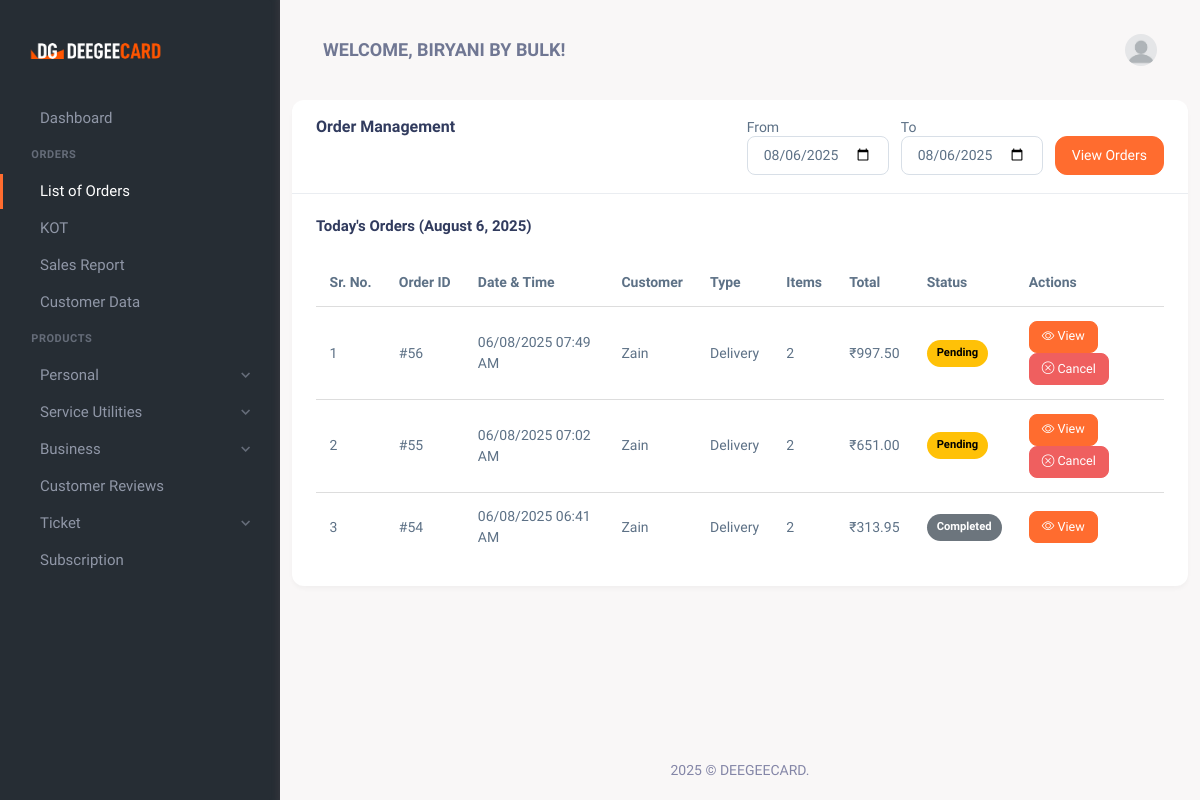
/orders.php (signed in), run on an earlier commit of the app's database.
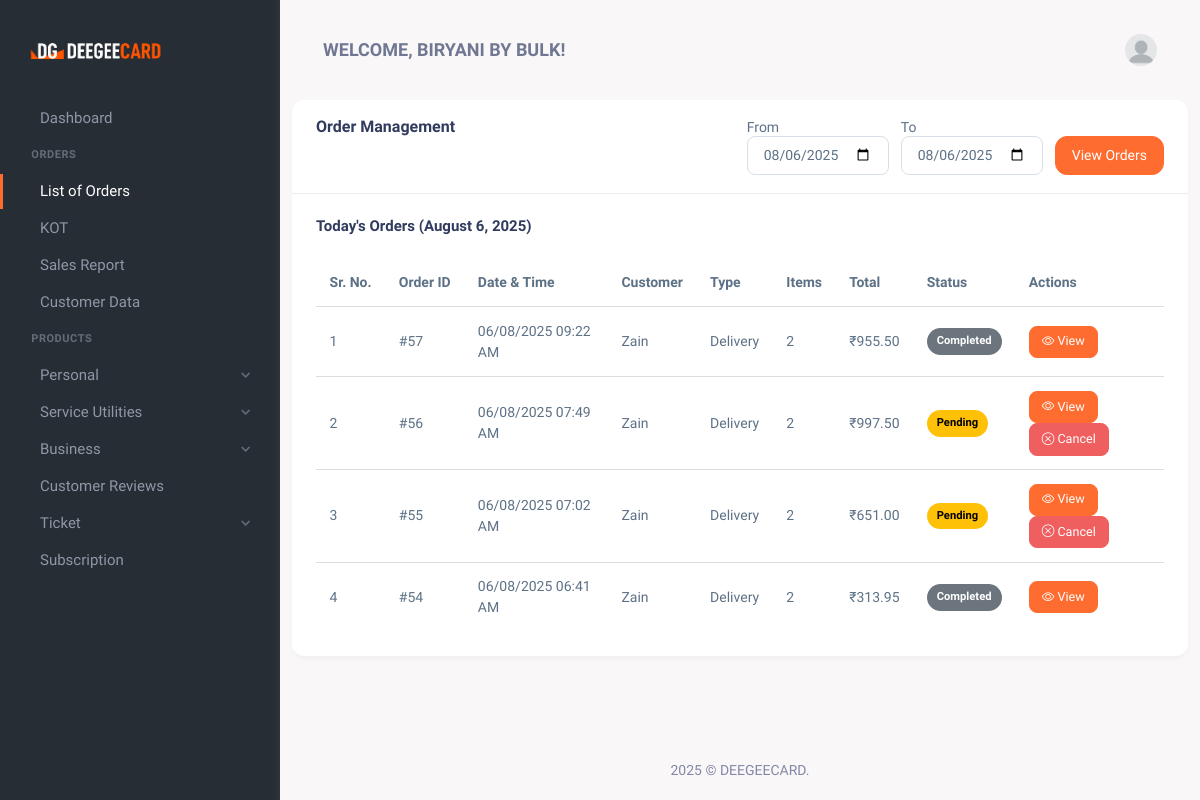
And on a later commit of the database.
### tables this page shows
CREATE TABLE `users` (
  `id` int(11) NOT NULL,
  `Name` varchar(100) NOT NULL,
  `Email` varchar(100) NOT NULL,
  `Password` varchar(255) NOT NULL,
  `role` enum('admin','user','sales_person') NOT NULL DEFAULT 'user',
  `created_at` timestamp NOT NULL DEFAULT CURRENT_TIMESTAMP,
  `updated_at` timestamp NOT NULL DEFAULT CURRENT_TIMESTAMP ON UPDATE CURRENT_TIMESTAMP,
  `phone` varchar(15) NOT NULL,
  `address` text NOT NULL,
  `is_trial` tinyint(1) DEFAULT '0',
  `trial_start` datetime DEFAULT NULL,
  `trial_end` datetime DEFAULT NULL
);

CREATE TABLE `orders` (
  `order_id` int(11) NOT NULL,
  `user_id` int(11) NOT NULL,
  `customer_name` varchar(100) NOT NULL,
  `customer_phone` varchar(20) NOT NULL,
  `order_type` enum('delivery','dining') NOT NULL,
  `delivery_address` text,
  `table_number` varchar(20) DEFAULT NULL,
  `order_notes` text,
  `subtotal` decimal(10,2) NOT NULL,
  `discount_amount` decimal(10,2) DEFAULT '0.00',
  `discount_type` varchar(50) DEFAULT NULL,
  `gst_amount` decimal(10,2) DEFAULT '0.00',
  `delivery_charge` decimal(10,2) DEFAULT '0.00',
  `total_amount` decimal(10,2) NOT NULL,
  `status` enum('Pending','Confirmed','Preparing','Ready','Completed','Cancelled') NOT NULL DEFAULT 'Pending',
  `created_at` timestamp NOT NULL DEFAULT CURRENT_TIMESTAMP,
  `updated_at` timestamp NOT NULL DEFAULT CURRENT_TIMESTAMP ON UPDATE CURRENT_TIMESTAMP
);

### orders.php (the view, shortened to what the rows shown need)
<?php
require 'db_connection.php';
$user_id = $_SESSION['user_id'];
$from_date = isset($_GET['from_date']) ? $_GET['from_date'] : date('Y-m-d');
$to_date = isset($_GET['to_date']) ? $_GET['to_date'] : date('Y-m-d');
$sql = "SELECT name, email, phone, address, role FROM users WHERE id = ?";
$stmt = $conn->prepare($sql);
$stmt->bind_param("i", $user_id);
$stmt->execute();
$stmt->bind_result($user_name, $email, $phone, $address, $role);
$page = isset($_GET['page']) ? (int)$_GET['page'] : 1;
$per_page = 200;
$offset = ($page - 1) * $per_page;
$orders_sql = "SELECT
    o.order_id,
    o.customer_name,
    o.customer_phone,
    o.order_type,
    o.delivery_address,
    o.table_number,
    o.status,
    o.subtotal,
    o.discount_amount,
    o.discount_type,
    o.gst_amount,
    o.delivery_charge,
    o.total_amount,
    o.created_at,
    o.order_notes,
    COUNT(oi.item_id) as item_count
FROM orders o
LEFT JOIN order_items oi ON o.order_id = oi.order_id
WHERE o.user_id = ? AND DATE(o.created_at) BETWEEN ? AND ?
GROUP BY o.order_id
ORDER BY o.created_at DESC
LIMIT ? OFFSET ?";
$orders_stmt = $conn->prepare($orders_sql);
$orders_stmt->bind_param("issii", $user_id, $from_date, $to_date, $per_page, $offset);
$orders_stmt->execute();
$result = $orders_stmt->get_result();
$orders = [];
while ($order = $result->fetch_assoc()) {
    $items_sql = "SELECT product_name, price, quantity FROM order_items WHERE order_id = ?";
    $items_stmt = $conn->prepare($items_sql);
    $items_stmt->bind_param("i", $order['order_id']);
    $items_stmt->execute();
    $items_result = $items_stmt->get_result();
    $order['items'] = $items_result->fetch_all(MYSQLI_ASSOC);
    $orders[] = $order;
}
?>
<!DOCTYPE html>
<html lang="en">
<head>
    <link href="assets/css/vendor.min.css" rel="stylesheet" />
    <link href="assets/css/icons.min.css" rel="stylesheet" />
    <link href="assets/css/app.min.css" rel="stylesheet" />
    <link href="assets/css/style.css?<?php echo time(); ?>" rel="stylesheet" />
    <link rel="stylesheet" href="https://cdn.jsdelivr.net/npm/bootstrap-icons@1.8.0/font/bootstrap-icons.css">
</head>
<body>
    <div class="wrapper">
        <?php include 'toolbar.php'; ?>
        <div class="page-content">
            <div class="container">
                <div class="row">
                    <div class="col-12">
                        <div class="card">
                            <div class="card-body">
                                    <?php
                                    $today = date('Y-m-d');
                                    ?>
                                <?php if (empty($orders)): ?>
                                    <div class="alert alert-info">
                                        <?php
                                        if ($from_date == $today && $to_date == $today) {
                                            echo "No orders found for today (" . date('F j, Y', strtotime($from_date)) . ")";
                                        } else {
                                            echo "No orders found from " . date('F j, Y', strtotime($from_date)) . " to " . date('F j, Y', strtotime($to_date));
                                        }
                                        ?>
                                    </div>
                                <?php else: ?>
                                    <div class="table-responsive mobile_table">
                                        <table class="table table-hover mb-0">
                                            <thead>
                                                <tr>
                                                    <th>Sr. No.</th>
                                                    <th>Order ID</th>
                                                    <th>Date & Time</th>
                                                    <th>Customer</th>
                                                    <th>Type</th>
                                                    <th>Items</th>
                                                    <th>Total</th>
                                                    <th>Status</th>
                                                    <th>Actions</th>
                                                </tr>
                                            </thead>
                                            <tbody>
                                                <?php foreach ($orders as $index => $order): ?>
                                                    <tr>
                                                        <td data-label="Sr. No."><?php echo $index + 1 + $offset; ?></td>
                                                        <td data-label="Order ID">#<?php echo htmlspecialchars($order['order_id']); ?></td>
                                                        <td data-label="Date & Time">
                                                            <?php echo date('d/m/Y h:i A', strtotime($order['created_at'])); ?>
                                                        </td>
                                                        <td data-label="Customer"><?php echo htmlspecialchars($order['customer_name']); ?></td>
                                                        <td data-label="Type">
                                                            <?php
                                                            if ($order['order_type'] === 'dining') {
                                                                echo 'Dining - Table ' . htmlspecialchars($order['table_number']);
                                                            } else {
                                                                echo ucfirst(htmlspecialchars($order['order_type']));
                                                            }
                                                            ?>
                                                        </td>
                                                        <td data-label="Items"><?php echo htmlspecialchars($order['item_count']); ?></td>
                                                        <td data-label="Total">₹<?php echo number_format($order['total_amount'], 2); ?></td>
                                                        <td data-label="Status">
                                                            <span class="status-badge status-<?php echo htmlspecialchars($order['status']); ?>">
                                                                <?php echo htmlspecialchars($order['status']); ?>
                                                            </span>
                                                        </td>
                                                        <td data-label="Actions">
                                                            <button class="btn btn-sm btn-primary view-order"
                                                                    data-order-id="<?php echo $order['order_id']; ?>"
                                                                    data-bs-toggle="modal"
                                                                    data-bs-target="#orderModal">
                                                                <i class="bi bi-eye"></i> View
                                                            </button>
                                                            <?php if (in_array($order['status'], ['Pending', 'Confirmed', 'Preparing'])): ?>
                                                                <button class="btn btn-sm btn-danger cancel-order"
                                                                        data-order-id="<?php echo $order['order_id']; ?>">
                                                                    <i class="bi bi-x-circle"></i> Cancel
                                                                </button>
                                                            <?php endif; ?>
                                                        </td>
                                                    </tr>
                                                <?php endforeach; ?>
                                            </tbody>
                                        </table>
                                    </div>
                                <?php endif; ?>
                            </div>
                        </div>
                    </div>
                </div>
            </div>
        </div>
    </div>
</body>
</html>

### toolbar.php (shortened to what the rows shown need)
<header class="topbar">
     <div class="container-fluid">
          <div class="navbar-header">
               <div class="d-flex align-items-center">
                    <div class="topbar-item">
                         <h4 class="fw-bold topbar-button pe-none text-uppercase mb-0">Welcome,
                         <?php echo htmlspecialchars($user_name); ?>!</h4>
                    </div>
               </div>
          </div>
     </div>
</header>

What changed in the data, as far as the page shows it:
added orders: offset "1", order_id "57", created_at "06/08/2025 09:22 AM", customer_name "Zain", order_type "Delivery", item_count "2", total_amount "955.50", status "Completed"
computed for orders "06/08/2025 07:49 AM": offset "1" → "2"
computed for orders "06/08/2025 07:02 AM": offset "2" → "3"
computed for orders "06/08/2025 06:41 AM": offset "3" → "4"
